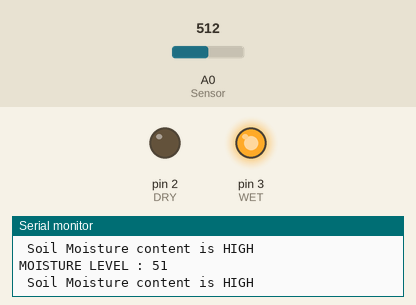
Bench run of a sketch on a simulated Arduino Uno, built with avr-gcc and run on an emulated ATmega328P. Parts: output pins drawn as LEDs (lit = HIGH), the last lines printed to the serial monitor. The inputs (shaded band) are chosen by the test bench; at power-on: A0 (Sensor) = 512.

Above: at 1.8 s.
1.9 s: A0 (Sensor) set to 585
6.0 s: A0 (Sensor) set to 617
At 6.4 s:
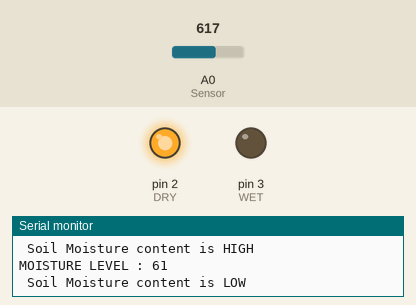
10.1 s: A0 (Sensor) set to 511
At 11.5 s:
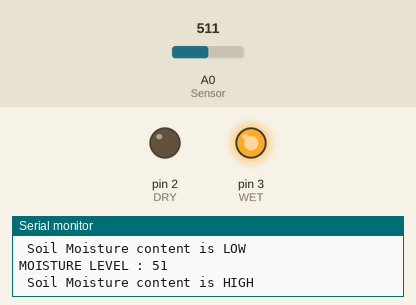
14.2 s: A0 (Sensor) set to 716
At 15.8 s:
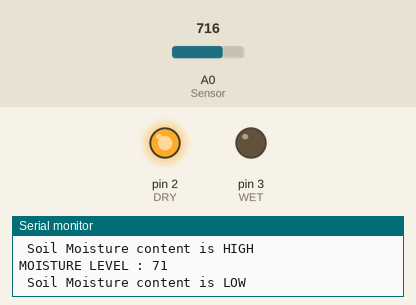
Timing chart, 0 to 17.3 s (numbered marks = the images above; inputs shaded):
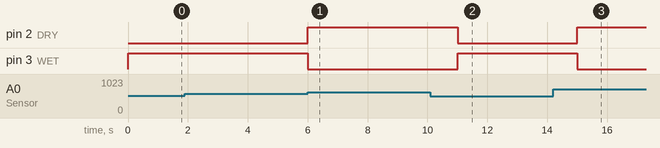

Measured:
- the behaviour switches between 599 and 600 on A0 (Sensor) (found by bisection; images 0 and 1)
- after the input at 6.0 s, pin 2 (DRY): LOW → HIGH at once; pin 3 (WET): HIGH → LOW at once
- after the input at 10.1 s, pin 2 (DRY): HIGH → LOW after 0.91 s; pin 3 (WET): LOW → HIGH after 0.91 s
- after the input at 14.2 s, pin 2 (DRY): LOW → HIGH after 0.81 s; pin 3 (WET): HIGH → LOW after 0.81 s

The sketch:

moisture.ino
```cpp
int WET= 3;
int DRY= 2;
int Sensor= 0; // Soil Sensor input at Analog PIN A0
int value= 0;

void setup() {
   Serial.begin(9600);
   pinMode(WET, OUTPUT);
   pinMode(DRY, OUTPUT);

}

void loop() {
   Serial.print("MOISTURE LEVEL : ");
   value= analogRead(Sensor);
   value= value/10;
   Serial.println(value);
   if(value<60)
   {
Serial.println(" Soil Moisture content is HIGH");
      digitalWrite(WET, HIGH);

   }
   else
   {
      Serial.println(" Soil Moisture content is LOW");
      digitalWrite(DRY,HIGH);
   }
   delay(1000);
   digitalWrite(WET,LOW);
   digitalWrite(DRY, LOW);
}
```
